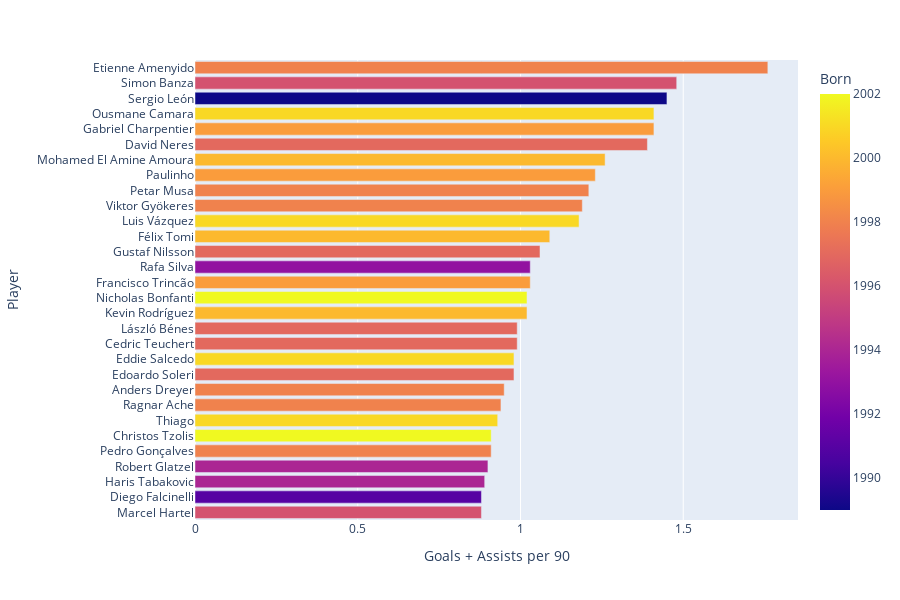

The notebook cell this image was saved under:
### Code cell
top_goals_assists_90= striker_dataframe.nlargest(30, 'Goals + Assists per 90')
top_goals_assists_90 = top_goals_assists_90.sort_values('Goals + Assists per 90', ascending=True)
px.bar(top_goals_assists_90, x='Goals + Assists per 90', y='Player', hover_data=['Player'], orientation='h', height=600, color='Born')

### Figure 1 — Plotly figure (JSON) as saved in the notebook; plotly's stock layout.template omitted (floating-point values rounded to 4 significant figures)
{"data": [{"alignmentgroup": "True", "hovertemplate": "Goals + Assists per 90=%{x}<br>Player=%{y}<br>Born=%{marker.color}<extra></extra>", "legendgroup": "", "marker": {"color": [1996, 1991, 1994, 1994, 1998, 2002, 2001, 1998, 1998, 1997, 2001, 1997, 1997, 2000, 2002, 1999, 1993, 1997, 2000, 2001, 1998, 1998, 1999, 2000, 1997, 1999, 2001, 1989, 1996, 1998], "coloraxis": "coloraxis", "pattern": {"shape": ""}}, "name": "", "offsetgroup": "", "orientation": "h", "showlegend": false, "textposition": "auto", "type": "bar", "x": [0.88, 0.88, 0.89, 0.9, 0.91, 0.91, 0.93, 0.94, 0.95, 0.98, 0.98, 0.99, 0.99, 1.02, 1.02, 1.03, 1.03, 1.06, 1.09, 1.18, 1.19, 1.21, 1.23, 1.26, 1.39, 1.41, 1.41, 1.45, 1.48, 1.76], "xaxis": "x", "y": ["Marcel Hartel", "Diego Falcinelli", "Haris Tabakovic", "Robert Glatzel", "Pedro Gonçalves", "Christos Tzolis", "Thiago", "Ragnar Ache", "Anders Dreyer", "Edoardo Soleri", "Eddie Salcedo", "Cedric Teuchert", "László Bénes", "Kevin Rodríguez", "Nicholas Bonfanti", "Francisco Trincão", "Rafa Silva", "Gustaf Nilsson", "Félix Tomi", "Luis Vázquez", "Viktor Gyökeres", "Petar Musa", "Paulinho", "Mohamed El Amine Amoura", "David Neres", "Gabriel Charpentier", "Ousmane Camara", "Sergio León", "Simon Banza", "Etienne Amenyido"], "yaxis": "y"}], "layout": {"barmode": "relative", "coloraxis": {"colorbar": {"title": {"text": "Born"}}, "colorscale": [[0, "#0d0887"], [0.1111, "#46039f"], [0.2222, "#7201a8"], [0.3333, "#9c179e"], [0.4444, "#bd3786"], [0.5556, "#d8576b"], [0.6667, "#ed7953"], [0.7778, "#fb9f3a"], [0.8889, "#fdca26"], [1, "#f0f921"]]}, "height": 600, "legend": {"tracegroupgap": 0}, "margin": {"t": 60}, "xaxis": {"anchor": "y", "domain": [0, 1], "title": {"text": "Goals + Assists per 90"}}, "yaxis": {"anchor": "x", "domain": [0, 1], "title": {"text": "Player"}}}}
